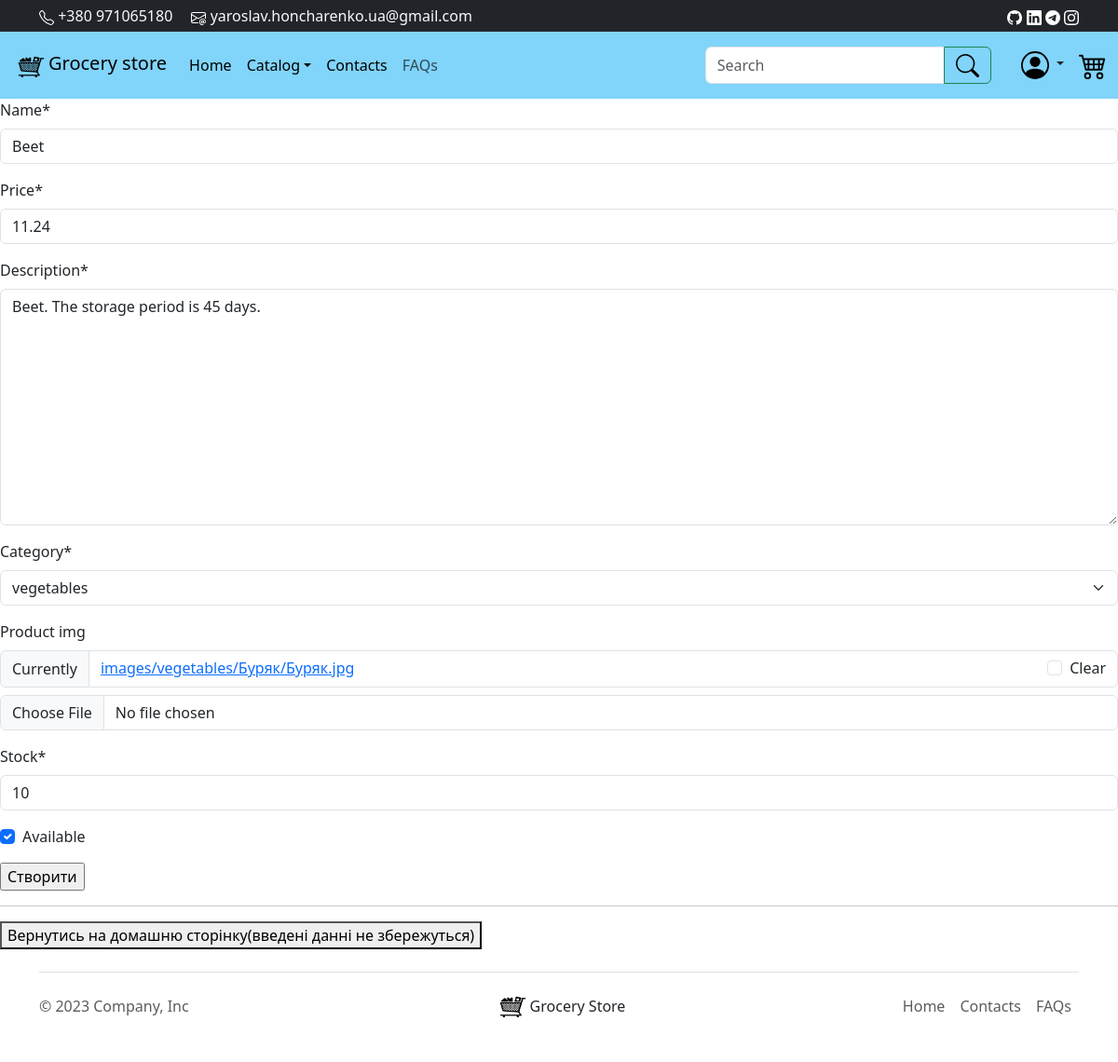
Page /update/12/ (signed in) on the committed database.
### New_Shop/models.py (models this page shows, shortened)
class Product(models.Model):
    user = models.ForeignKey(
        settings.AUTH_USER_MODEL,
        default=1, blank=False, null=True,
        on_delete=models.SET_NULL,
    )
    name = models.CharField(max_length=200, blank=False, db_index=True)
    slug = AutoSlugField(populate_from='name', unique=True, null=True)
    price = models.DecimalField(max_digits=10, decimal_places=2, default=00.00)
    description = models.TextField(max_length=600, blank=False)
    category = models.ForeignKey(Category, related_name='products', on_delete=models.CASCADE)
    product_img = models.ImageField(
        upload_to=upload_location_product,
        blank=True, null=True,
        height_field='height_field',
        width_field='width_field'
    )
    height_field = models.IntegerField(default=0)
    width_field = models.IntegerField(default=0)
    stock = models.PositiveIntegerField(null=True, default=0)  # Поле для зберігання залишків продукта
    available = models.BooleanField(default=True)  # Покаже чи доступний чи ні продукт
    created = models.DateTimeField(auto_now_add=True, null=True)
    updated = models.DateTimeField(auto_now=True, null=True)
    class Meta:
        ordering = ('name',)
        index_together = (('id', 'slug'),)

class Category(models.Model):
    name = models.CharField(max_length=200, blank=False, db_index=True)
    description = models.TextField(max_length=600, blank=False, null=True)
    slug = AutoSlugField(populate_from='name', unique=True, null=True)
    category_img = models.ImageField(
        upload_to=upload_location_category,
        blank=True,
        null=True,
        height_field='height_field',
        width_field='width_field'
    )
    height_field = models.IntegerField(blank=False,
                                       null=True,
                                       default=0)
    width_field = models.IntegerField(blank=False, null=True, default=0)
    class Meta:
        ordering = ('name',)
        verbose_name = 'Category'
        verbose_name_plural = "Categories"
    def __str__(self):
        return self.name

### New_Shop/views.py (the view, shortened to what this page needs)
# urls.py: path('update/<int:id_product>/', update, name='update'),
@user_passes_test(is_staff_or_superuser)
def update(request, id_product=None):
    instance = get_object_or_404(Product, id=id_product)
    form = ProductForm(request.POST or None,
                       request.FILES or None,
                       instance=instance)
    context = {
        'title': 'Update',
        'form': form
    }
    return render(request, 'create.html', context)

### New_Shop/forms.py
class ProductForm(forms.ModelForm):
    class Meta:
        model = Product
        fields = [
            'name',
            'price',
            'description',
            'category',
            'product_img',
            'stock',
            'available'
        ]

### New_Shop/views.py (called while the page is built)
def is_staff_or_superuser(user):
    return user.is_staff or user.is_superuser

### templates/create.html (shortened to what this page needs)
{% extends 'base.html' %}
{% load crispy_forms_filters %}
{% load crispy_forms_tags %}
{% block content %}
<form action="" method="post" enctype="multipart/form-data">
    {{ form|crispy }}
    <input type="submit" value="Створити">
</form>
<hr>
<a href="/"><button >Вернутись на домашню сторінку(введені данні не збережуться)</button></a>
{% endblock content %}

### rows in the picture
Product: name "Beet", price "11.24", description "Beet. The storage period is 45 days.", category "vegetables", stock "10", available "☑"
